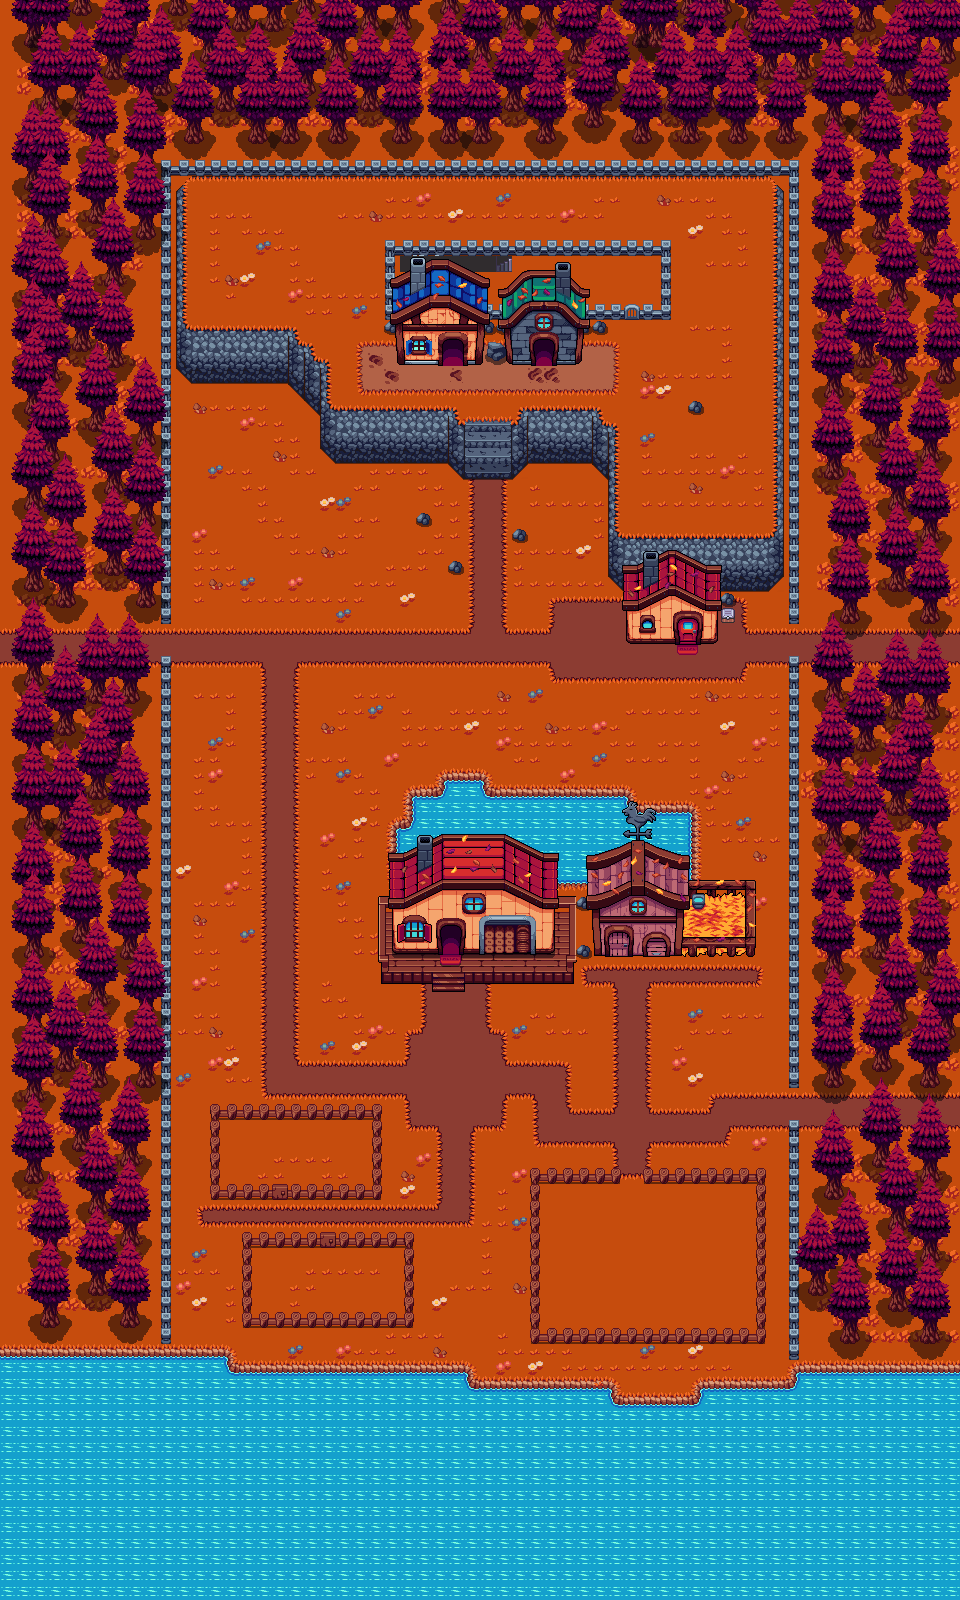

A level layout from a 2D game, rendered from its tile map. Below: a short description, then the map file with tile-grid data replaced by summaries:
An orthogonal 60x100 tile map with 16x16 px tiles, 2 tile layers (otoño, cultivable), 2 tilesets and 141 objects (puertaxoel, puertaeva, puertawuan, cementerio, playa, ...).

<map version="1.10" tiledversion="1.10.2" orientation="orthogonal" renderorder="right-down" width="60" height="100" tilewidth="16" tileheight="16" infinite="0" nextlayerid="31" nextobjectid="554">
 <tileset firstgid="1" source="arboles.tsx" />
 <tileset firstgid="12" source="mapa_otoño.tsx" />
 <layer id="29" name="otoño" width="60" height="100">
  <data>[6000 cells, 6000 non-empty, 6000 distinct tile ids]</data>
 </layer>
 <layer id="30" name="cultivable" width="60" height="100">
  <data>[6000 cells, 117 non-empty, 1 distinct tile ids]</data>
 </layer>
 <objectgroup id="27" name="arboles">
  <object id="533" gid="9" x="254" y="248.33" width="75" height="112" />
  <object id="534" gid="9" x="575.67" y="333.33" width="75" height="112" />
  <object id="535" gid="9" x="569" y="276.67" width="75" height="112" />
  <object id="536" gid="9" x="490.67" y="490" width="75" height="112" />
  <object id="537" gid="9" x="579.5" y="683.17" width="75" height="112" />
  <object id="538" gid="9" x="461.333" y="678.17" width="75" height="112" />
  <object id="539" gid="9" x="254" y="661.33" width="75" height="112" />
  <object id="540" gid="9" x="170" y="631" width="75" height="112" />
  <object id="541" gid="9" x="185.33" y="485" width="75" height="112" />
  <object id="542" gid="9" x="338" y="493.67" width="75" height="112" />
  <object id="543" gid="9" x="311" y="398.33" width="75" height="112" />
  <object id="544" gid="9" x="200" y="353.33" width="75" height="112" />
  <object id="545" gid="9" x="367.667" y="800.83" width="75" height="112" />
 </objectgroup>
 <objectgroup id="10" name="colisiones">
  <object id="195" x="165" y="162" width="634" height="11.5" />
  <object id="196" x="703" y="1379" width="97" height="64.3333" />
  <object id="197" x="589.333" y="1393.33" width="117" height="46.6667" />
  <object id="198" x="451.667" y="1379" width="161" height="62" />
  <object id="199" x="222" y="1361.67" width="240.333" height="80.3333" />
  <object id="203" x="160.667" y="1352" width="70" height="90.3333" />
  <object id="204" x="242" y="1312.33" width="170.5" height="10.5758" />
  <object id="208" x="242" y="1232" width="168.25" height="10.6667" />
  <object id="213" x="642" y="1168" width="123" height="10.3333" />
  <object id="221" x="755.33" y="1168.33" width="10.3333" height="168.333" />
  <object id="227" x="530" y="1328" width="235.333" height="10.3333" />
  <object id="236" x="530" y="1168" width="10.25" height="165.455" />
  <object id="239" x="530.75" y="1167.88" width="89.125" height="10.25" />
  <object id="291" x="789" y="656.061" width="15.5" height="425.53" />
  <object id="292" x="142.667" y="158.5" width="28.5" height="459.5" />
  <object id="293" x="381.182" y="973.18" width="51.4091" height="6.54545" />
  <object id="294" x="464.295" y="974" width="109.205" height="6.40909" />
  <object id="295" x="564.75" y="896.25" width="9" height="80" />
  <object id="296" x="380.5" y="896.5" width="8" height="76.5" />
  <object id="298" x="388.75" y="820.25" width="310.25" height="74.5" />
  <object id="299" x="392.5" y="901.75" width="162" height="45.5" />
  <object id="302" x="527" y="407.667" width="64.75" height="51.0833" />
  <object id="303" x="597.5" y="418" width="7.5" height="47.25" />
  <object id="305" x="591.75" y="411" width="6.25" height="49.75" />
  <object id="306" x="516" y="419" width="6.5" height="44.125" />
  <object id="307" x="522" y="410.5" width="5" height="50" />
  <object id="308" x="511.5" y="423.5" width="8.5" height="42.25" />
  <object id="309" x="511.625" y="464" width="6" height="5" />
  <object id="310" x="511.75" y="466.125" width="3" height="6" />
  <object id="311" x="450" y="410.273" width="6" height="50.3523" />
  <object id="312" x="460" y="421.864" width="5" height="49.3864" />
  <object id="313" x="454.5" y="417.5" width="7" height="48.25" />
  <object id="314" x="335.75" y="407.5" width="115.75" height="51" />
  <object id="315" x="330.875" y="408" width="12" height="47" />
  <object id="316" x="320" y="367.5" width="6.5" height="77.5" />
  <object id="317" x="384.667" y="240" width="285.167" height="75.5" />
  <object id="318" x="505.045" y="317.864" width="77.9545" height="40.4545" />
  <object id="327" x="153" y="170.5" width="27.75" height="193" />
  <object id="356" x="774.5" y="760" width="0.5" />
  <object id="381" x="776.68" y="171.773" width="14.0909" height="397.636" />
  <object id="403" x="160.25" y="1345.5" width="68" height="25.25" />
  <object id="404" x="222.5" y="1347.75" width="11.75" height="32" />
  <object id="405" x="231" y="1353.75" width="5.5" height="26.75" />
  <object id="406" x="456.25" y="1362.5" width="14.75" height="30.75" />
  <object id="408" x="468.25" y="1366.25" width="8.25" height="32.25" />
  <object id="409" x="600.25" y="1380.3" width="19.2955" height="33.4545" />
  <object id="410" x="599.25" y="1389" width="21.9091" height="22.25" />
  <object id="411" x="591.5" y="1382" width="21.75" height="11" />
  <object id="412" x="691.75" y="1380.25" width="16.25" height="33.75" />
  <object id="413" x="700" y="1379.25" width="14.25" height="9.75" />
  <object id="414" x="787.25" y="1368.83" width="16.0833" height="40.9167" />
  <object id="415" x="794" y="1364.75" width="18.5" height="26" />
  <object id="418" x="628" y="594" width="88.6667" height="41.6667" />
  <object id="429" x="403.939" y="1232" width="9.72727" height="90.25" />
  <object id="440" x="242.25" y="1232" width="9.5" height="84.25" />
  <object id="445" x="209.667" y="1184.38" width="170.5" height="10.5758" />
  <object id="446" x="209.667" y="1104.05" width="168.25" height="10.6667" />
  <object id="447" x="371.606" y="1104.05" width="10.2727" height="90.25" />
  <object id="448" x="209.917" y="1104.05" width="9.5" height="84.25" />
  <object id="449" x="395.75" y="320.75" width="87.1667" height="35.8333" />
  <object id="450" x="389.5" y="318.5" width="8" height="5.75" />
  <object id="451" x="469.5" y="312" width="40.25" height="16.5" />
  <object id="453" x="577.455" y="314.182" width="12.3636" height="14.5455" />
  <object id="454" x="688.75" y="399.75" width="12.75" height="9.25" />
  <object id="455" x="417.25" y="513.25" width="12.25" height="6.75" />
  <object id="456" x="449.5" y="560" width="12" height="8" />
  <object id="457" x="513" y="528.5" width="12.75" height="7.75" />
  <object id="458" x="385.5" y="321.25" width="10.5" height="7.75" />
  <object id="459" x="580.5" y="322.5" width="25" height="6.75" />
  <object id="460" x="580.5" y="317" width="24.75" height="5.5" />
  <object id="461" x="175.091" y="169.091" width="11.8182" height="14" />
  <object id="462" x="773.45" y="169.636" width="7.09091" height="14" />
  <object id="463" x="741.5" y="533" width="37.75" height="41" />
  <object id="464" x="714.5" y="533.75" width="58" height="45" />
  <object id="465" x="622.5" y="534" width="146" height="51.5" />
  <object id="466" x="710.5" y="589" width="23" height="27.5" />
  <object id="467" x="615.818" y="532.727" width="10.1818" height="46.9091" />
  <object id="468" x="608.909" y="532.182" width="11.4545" height="41.4545" />
  <object id="469" x="608.75" y="459.5" width="6.75" height="110.5" />
  <object id="470" x="602" y="426.25" width="12.5" height="43.25" />
  <object id="472" x="314.5" y="363.75" width="9" height="41" />
  <object id="473" x="178.5" y="325.25" width="11" height="42.75" />
  <object id="474" x="310.5" y="395.5" width="6.75" height="5.75" />
  <object id="475" x="301.75" y="347" width="6.75" height="45.75" />
  <object id="476" x="307.25" y="353.75" width="5.25" height="13.25" />
  <object id="477" x="295.75" y="342.5" width="8" height="11.5" />
  <object id="478" x="291.25" y="338.25" width="7.5" height="8.75" />
  <object id="479" x="285.75" y="331.75" width="9" height="10.25" />
  <object id="481" x="296.75" y="351.25" width="6.25" height="36.25" />
  </objectgroup>
</map>
<!-- 39 of 141 objects omitted -->
